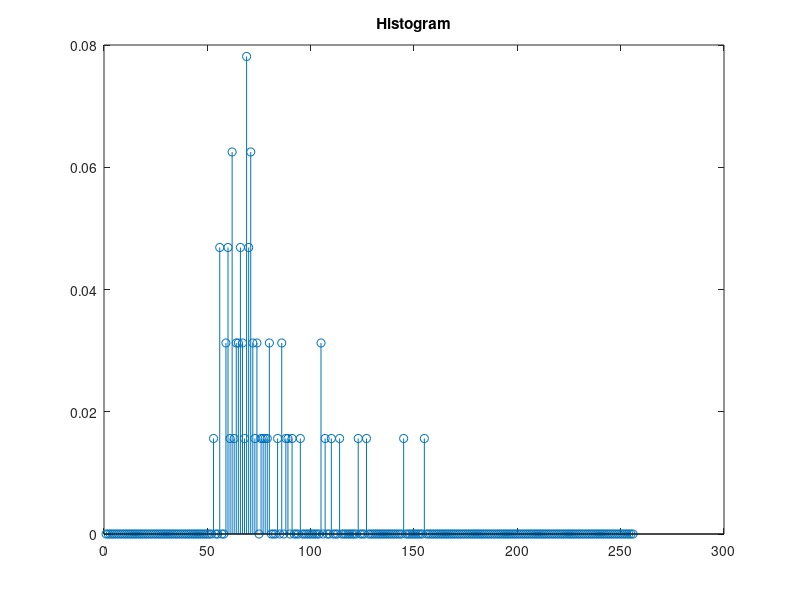
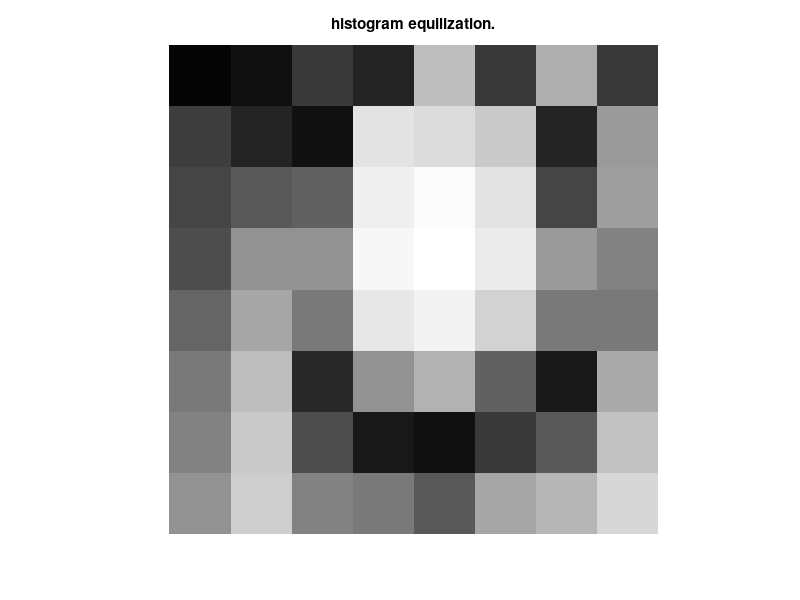
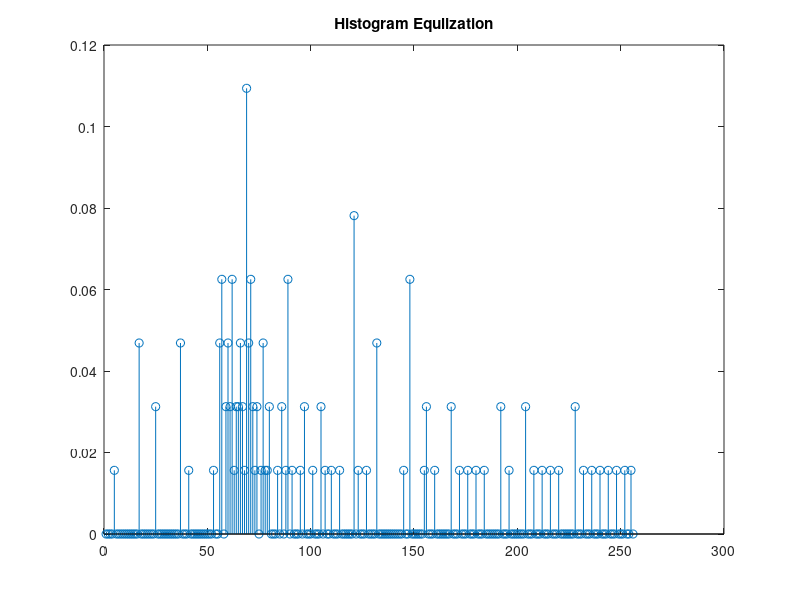

Here is the MATLAB script that generated these plots, in order:
clc
clear all
close all
I = [52	55	61	59	79	61	76	61;
62	59	55	104	94	85	59	71;
63	65	66	113	144	104	63	72;
64	70	70	126	154	109	71	69;
67	73	68	106	122	88	68	68;
68	79	60	70	77	66	58	75;
69	85	64	58	55	61	65	83;
70	87	69	68	65	73	78	90]
I = uint8(I)
pixels=size(I,1)*size(I,2);
imshow(I)
Heq = uint8(zeros(size(I,1),size(I,2)));
f = zeros(256,1)
pf = zeros(256,1)
pc = zeros(256,1)
c = zeros(256,1)
out = zeros(256,1)
n = 1:256;
for i=1:size(I,1) % histogram
    for j = 1:size(I,2)
        v = I(i,j);
        f(v+1)=f(v+1)+1;
        pf(v+1)=f(v+1)/pixels;
    end
end
stem(n,pf)
title('Histogram')
figure
sum =0;
for i=1:size(pf) %cdf
    sum = sum+f(i);
    c(i) = sum;
    pc(i) = c(i)/pixels;
    out(i) = round(pc(i)*255);
end
figure
for i=1:size(I,1) %Histogram Equlization.
    for j=1:size(I,2)
        Heq(i,j) = out(I(i,j)+1);
    end
end
imshow(Heq)
title('histogram equilization.')
figure
for i=1:size(Heq,1) % histogram Equilization
    for j = 1:size(Heq,2)
        v = Heq(i,j);
        f(v+1)=f(v+1)+1;
        pf(v+1)=f(v+1)/pixels;
    end
end
stem(n,pf)
title('Histogram Equlization')
